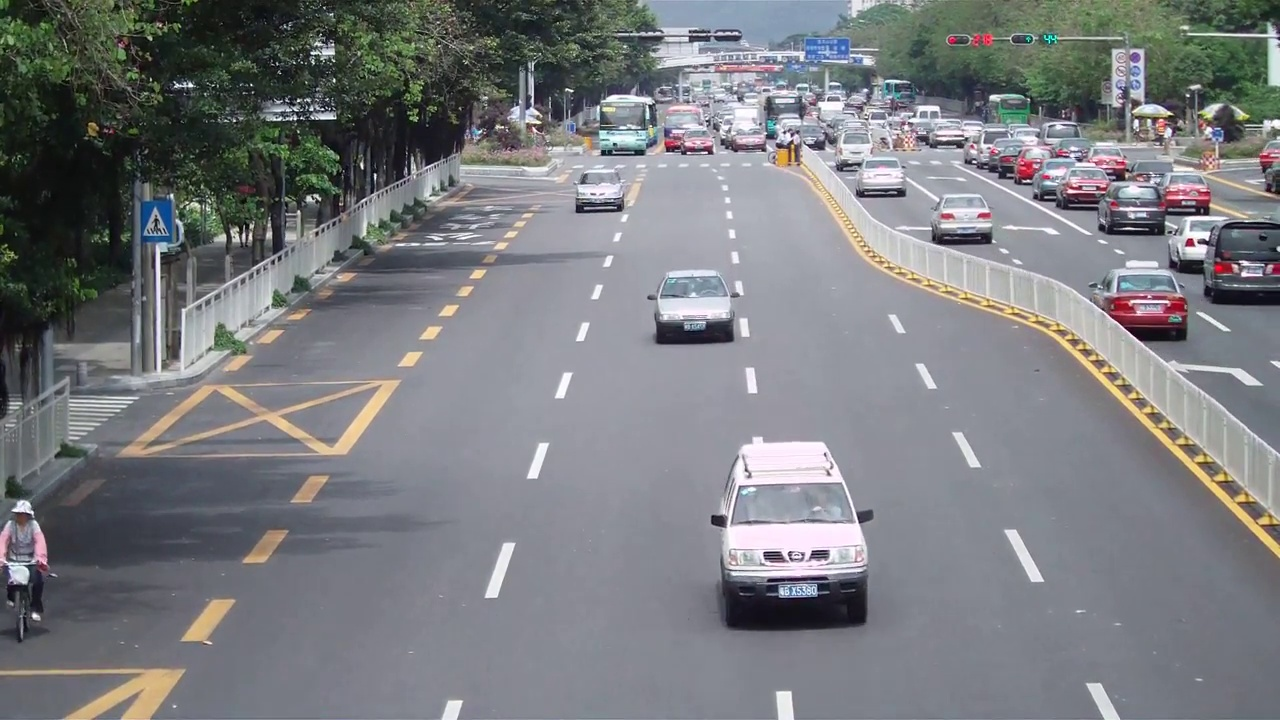
#> input picture license_plate_detection/frame350.jpg, 1280 x 720 px
$ python localization.py   (older library calls are emulated)
#> lines starting #> are read from the running program, lines starting #| are printed output that depends on the picture; after the words box and inside, x2 and y2 are one past the last pixel; in counts of white or black regions, pixels touching at a corner belong together
from skimage.io import imread
from skimage.filters import threshold_otsu
import matplotlib.pyplot as plt

car_image = imread("frame350.jpg", as_grey=True)
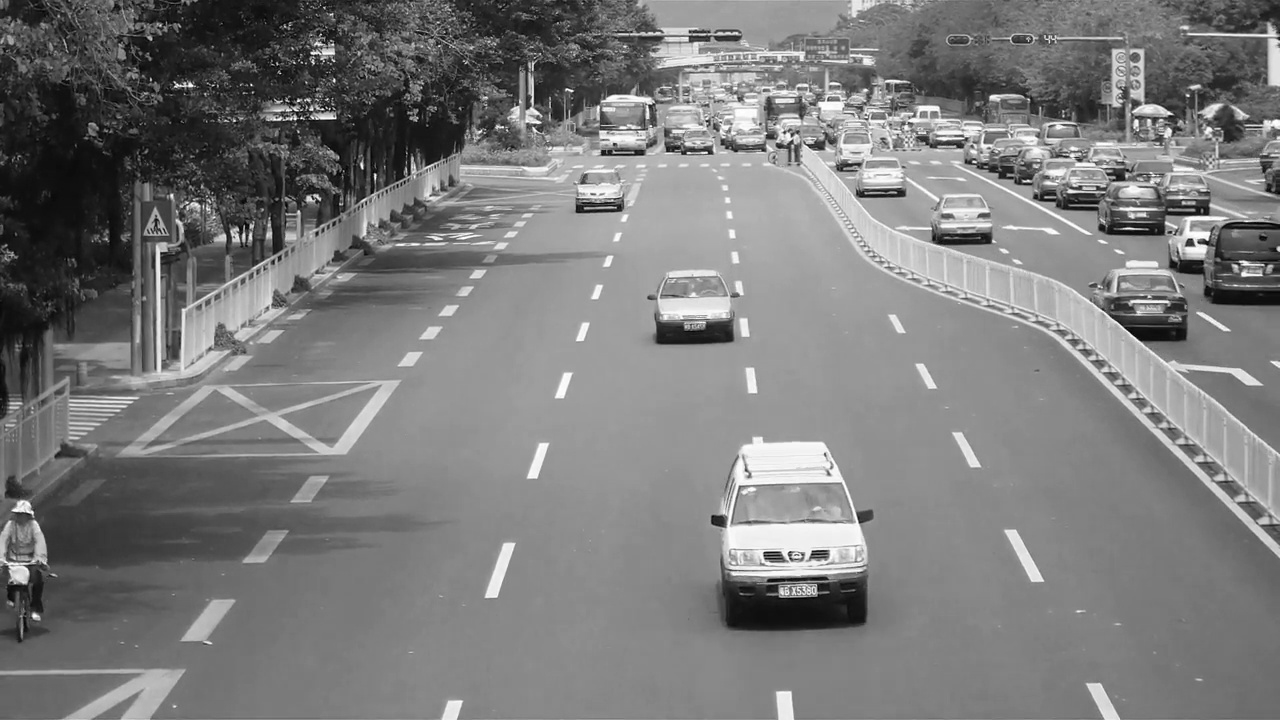
#> car_image: shape (720, 1280) float64; min 0.00198, max 1, mean 0.484
# it should be a 2 dimensional array
print(car_image.shape)
#| (720, 1280)

# the next line is not compulsory however, a grey scale pixel
# in skimage ranges between 0 & 1. multiplying it with 255
# will make it range between 0 & 255 (something we can relate better with

gray_car_image = car_image * 255
fig, (ax1, ax2) = plt.subplots(1, 2)
ax1.imshow(gray_car_image, cmap="gray")
threshold_value = threshold_otsu(gray_car_image)
#> threshold_value = 104.4
binary_car_image = gray_car_image > threshold_value
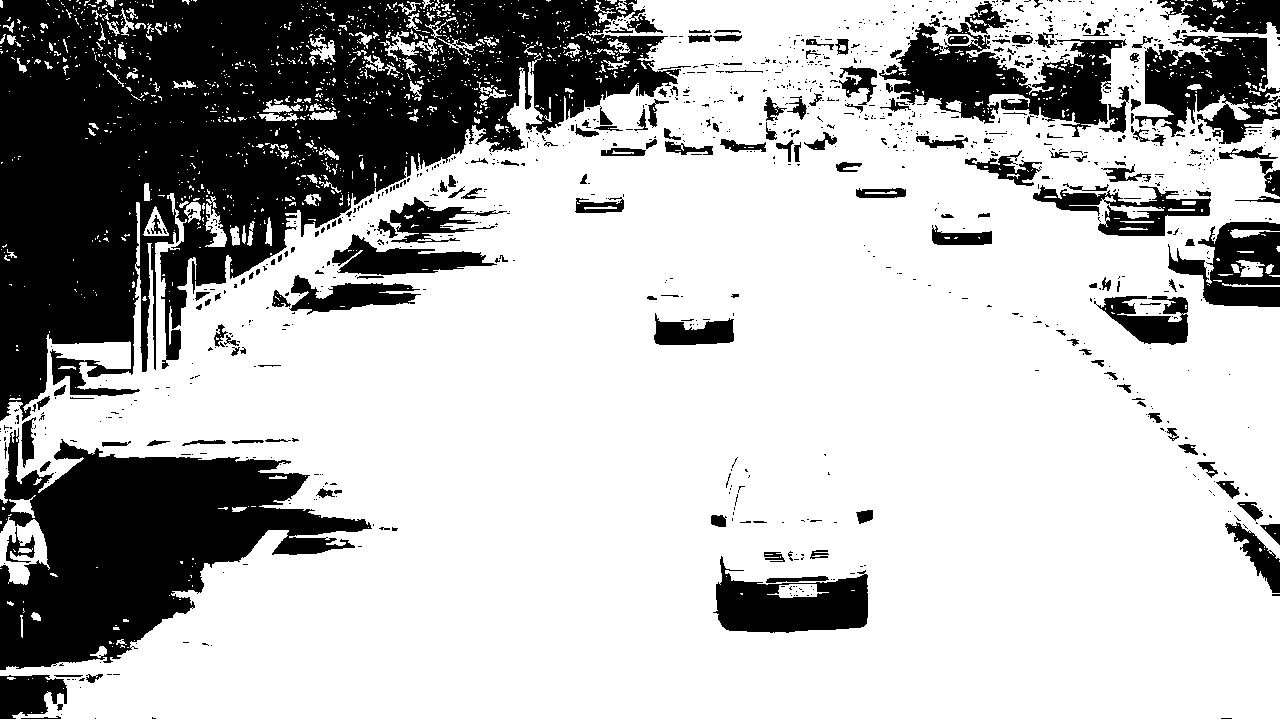
#> binary_car_image: shape (720, 1280) bool; 71.9% white; 1053 black regions (869 under 20 px), largest, box (x1, y1, x2, y2) and area: (0, 0, 681, 421) 136950, (0, 428, 372, 670) 44697, (879, 23, 1127, 137) 12125
ax2.imshow(binary_car_image, cmap="gray")
plt.show()
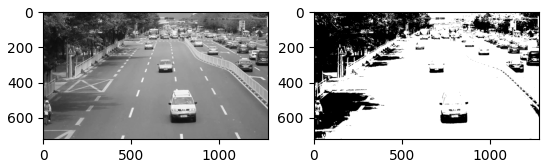
#> figure drawn by matplotlib, 2 panels

$ run again, with license_plate_detection/frame1475.jpg copied over license_plate_detection/frame350.jpg
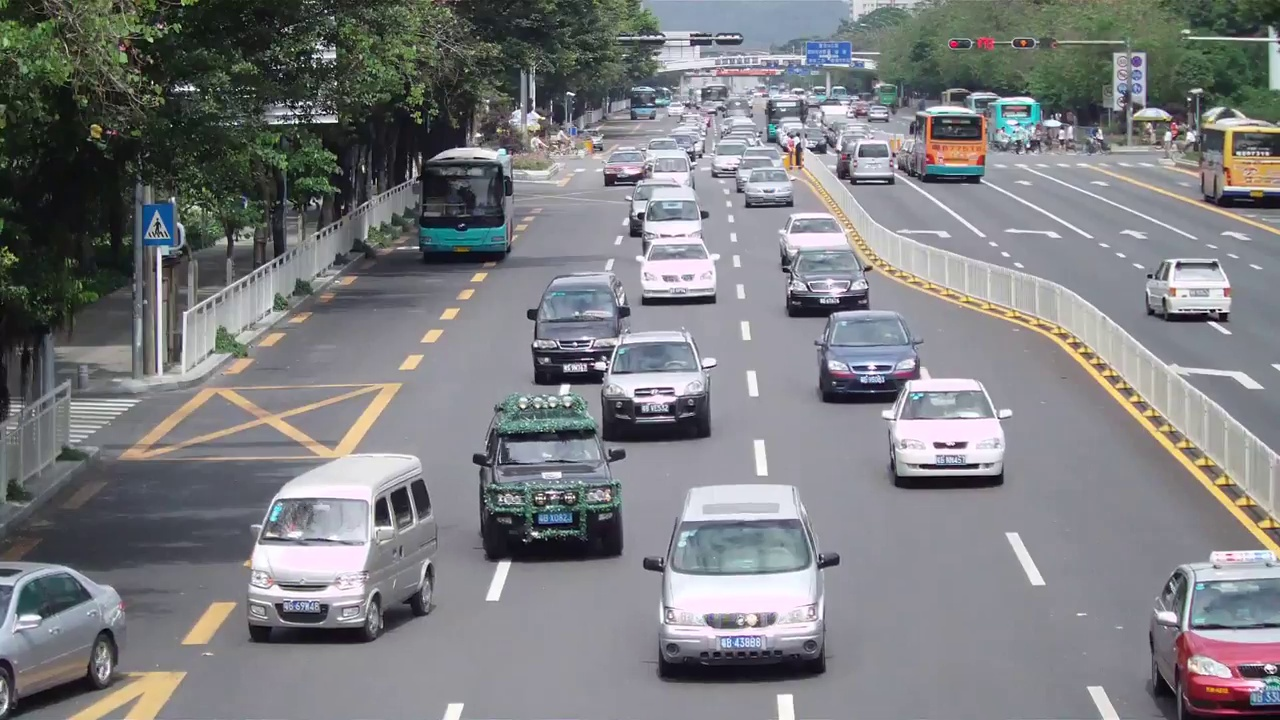
#> input picture license_plate_detection/frame1475.jpg, 1280 x 720 px
#| (720, 1280)
#> threshold_value = 108.2
#> `binary_car_image = gray_car_image > threshold_value`:
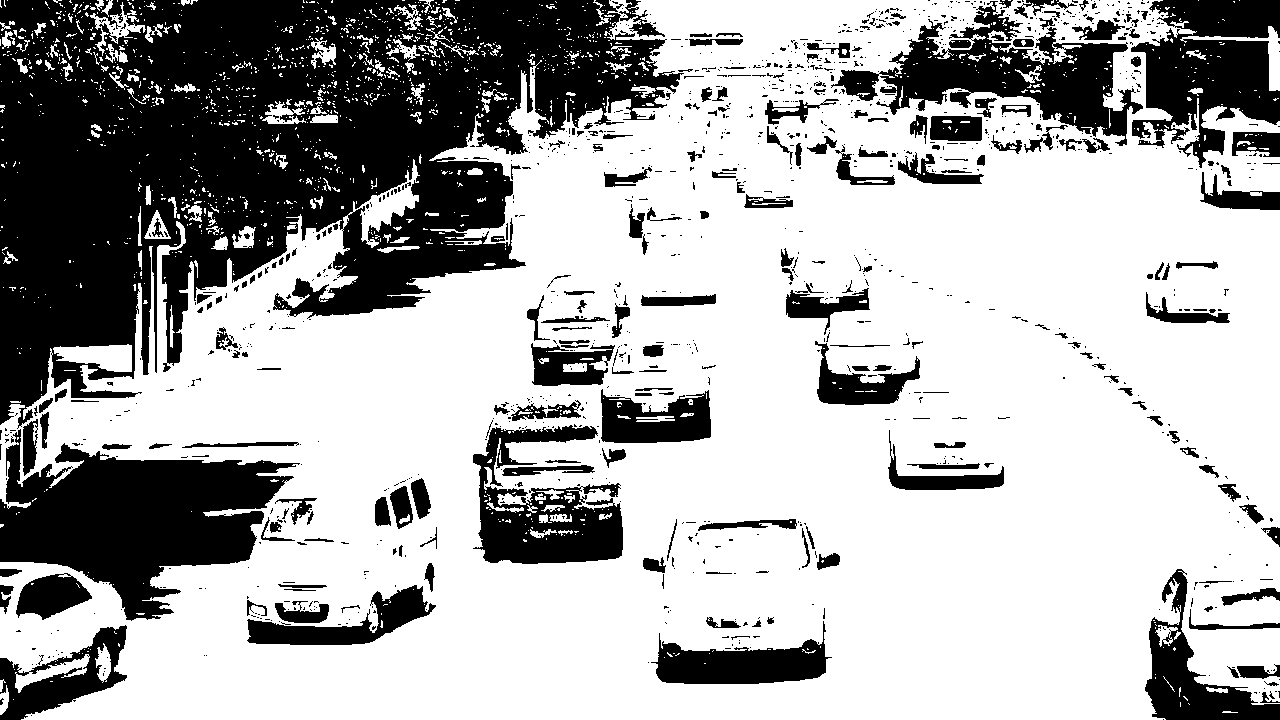
#> binary_car_image: shape (720, 1280) bool; 67.7% white; 1188 black regions (958 under 20 px), largest, box (x1, y1, x2, y2) and area: (0, 0, 684, 429) 157425, (0, 429, 300, 621) 29584, (831, 1, 1143, 146) 15581
#> `plt.show()`:
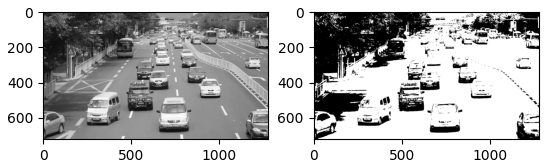
#> figure drawn by matplotlib, 2 panels
